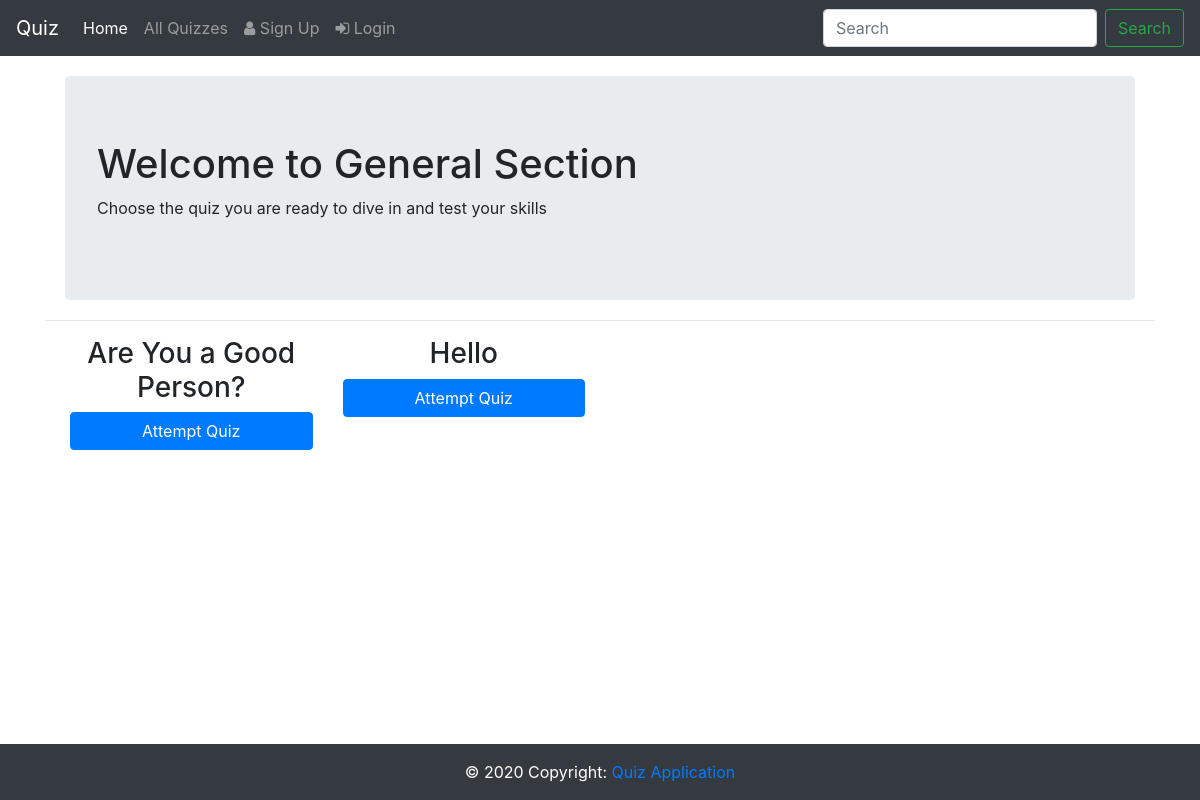
/quiz/category_quiz/General, run on the app's committed database.
### QuizApp/models.py (models this page shows, shortened)
class Category(models.Model):
    category = models.CharField(
        verbose_name=("Category"),
        max_length=250, blank=True,
        unique=True, null=True)
    class Meta:
        verbose_name = ("Category")
        verbose_name_plural = ("Categories")

class Quiz(models.Model):
    MARKING_CHOICES = [
    ('same', 'Same Marking for all Category'),
    ('different', 'Different Marking for all Category'),
    ]
    title = models.CharField(
        verbose_name=("Title"),
        max_length=60, blank=False)
    description = models.TextField(
        verbose_name=("Description"),
        default = "Get Set Go",
        blank=True, help_text=("A description of the quiz. [Optional]"))
    category = models.ForeignKey(
        Category, null=True, blank=False,
        verbose_name=("Category"), on_delete=models.CASCADE)
    random_order = models.BooleanField(
        blank=False, default=False,
        verbose_name=("Random Order"),
        help_text=("Display the questions in "
                    "a random order or as they "
                    "are set?"))
    max_questions = models.PositiveIntegerField(
        blank=False, null=True, verbose_name=("Max Questions"),
        help_text=("Number of questions to be asked on each attempt. [Optional]"))
    answers_at_end = models.BooleanField(
        blank=False, default=False,
        help_text=("Correct answer is NOT shown after question."
                    " Answers displayed at the end."),
        verbose_name=("Answers at end"))
    pass_mark = models.SmallIntegerField(
        blank=False, default=100,
        verbose_name=("Pass Mark"),
        help_text=("Percentage required to pass exam."),
        validators=[MaxValueValidator(100)])
    marking = models.CharField(max_length=250, choices=MARKING_CHOICES, default='same')
    success_text = models.TextField(
        blank=True, help_text=("Displayed if user passes. [Optional]"),
        verbose_name=("Success Text"), default = "Hey, you successfully passed the quiz. It was difficult but you indeed succeeded. Congratulations and wish you more success!!!.")
    fail_text = models.TextField(
        verbose_name=("Fail Text"),
        blank=True, help_text=("Displayed if user fails. [Optional]"), default = "Hey, you were not able to pass this time. But don't lose hope. Work hard and come with a bang next time.")
    time_alloted = models.CharField(
        max_length=250,
        verbose_name=("Time Alloted"),
        blank=False, help_text=("Time to be alloted for Quiz."),)
    slug = models.SlugField(max_length = 250, null = True, blank = True,)
    quiz_setter = models.ForeignKey(User,on_delete=models.CASCADE,default=None)
    ready_status = models.BooleanField(blank=True, default=False)
    class Meta:
        verbose_name = ("Quiz")
        verbose_name_plural = ("Quizzes")

### QuizApp/views.py (the view)
# urls.py: path('category_quiz/<str:category>', views.CategoryQuiz.as_view(), name = "category_quiz"),
class CategoryQuiz(View):
	def get(self,request,*args,**kwargs):
		category = Category.objects.filter(category = kwargs['category'])
		quiz = Quiz.objects.filter(category = category[0],ready_status = "True").values()
		context = {}
		context['category_quiz'] = quiz
		context['category'] = kwargs['category']
		return render(request, 'category_quiz.html', context)

### templates/category_quiz.html (shortened to what this page needs)
{% extends 'base_nav.html' %}
{% block body %}
    <div class="container">
        <div class="jumbotron" style="margin: 20px;">
            <h1>Welcome to {{category}} Section</h1>
            <p>Choose the quiz you are ready to dive in and test your skills</p>
        </div>
        <hr>
        {% if category_quiz %}
	    	{% for quiz in category_quiz %}
			    {% if forloop.first %}<div class="row text-center" style="margin: 10px;">{% endif %}
			    <div class="col-lg-3 col-md-6 col-sm-6" >
	    			<div class="thumbnail">
						<div class="caption">
							<h3> {{quiz.title}} </h3>
							<p><a href="{% url 'quiz_detail' quiz.slug %}" role="button" class="btn btn-primary btn-block">Attempt Quiz</a></p>
						</div>
					</div>
			    </div>
			    {% if forloop.last %}</div>{% endif %}
			{% endfor %}
		{% else %}
			<h3>Sorry....No Quizzes Yet!!!</h3>
			<h5>Coming with them....Soon</h5>
			<h6>Do Come Again</h6>
		{% endif %}
	</div>
{% endblock %}

### data on the page
Category: category "General"
Quiz: title "Are You a Good Person?"
Quiz: title "Hello"
